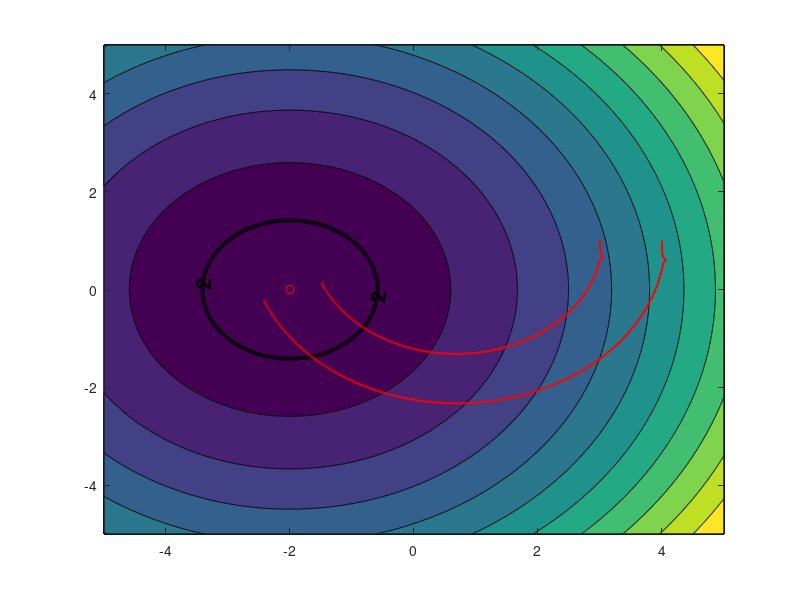

Here is the MATLAB script that generated this plot: (Note: this script raises an error after producing the figure.)
%% Problem 3 (Part 1)
clc;close all; clear all;

% Constants
p = -5:0.01:5;
c = -5:0.01:5;
[X,Y] = meshgrid(p,c);
l=0.07; 
dt = 0.002; % step size or sampling frequency
tf=3; % Final time
iterations=length(0:dt:tf); %Number of iterations
R = [0, -1; 1, 0];
k1 = 1;
thresh = .52;


% Initialization
r1_des = zeros(2,iterations);
r1_des(1,1) = 3; %Initial Position
r1_des(2,1) = 1; %Initial Position
r2_des = zeros(2,iterations);
r2_des(1,1) = 4; %Initial Position
r2_des(2,1) = 1; %Initial Position

x1_0 = r1_des(1,1);
y1_0 = r1_des(2,1); %-0.1; ??
theta1_0 = pi/2;
x1 = zeros(1,iterations-1);
y1 = zeros(1,iterations-1);
x1dot = zeros(1,iterations-1);
y1dot = zeros(1,iterations-1);
theta1 = zeros(1,iterations-1);
x1(1,1) = x1_0;
y1(1,1) = y1_0;
r0 = [-2,0]';
theta1(1,1)=theta1_0;

x2_0 = r2_des(1,1);
y2_0 = r2_des(2,1);
theta2_0 = pi/2;
x2 = zeros(1,iterations-1);
y2 = zeros(1,iterations-1);
x2dot = zeros(1,iterations-1);
y2dot = zeros(1,iterations-1);
theta2 = zeros(1,iterations-1);
x2(1,1) = x2_0;
y2(1,1) = y2_0;
r0 = [-2,0]';
r1 = [3 1];
r2 = [4 1];
theta2(1,1)=theta2_0;

Z = zeros(length(p),length(c));
for k = 1:length(p)
    for j = 1:length(c)
        Z(k,j) = (p(k)-r0(1))^2 + (c(j)-r0(2))^2; %Scalar Field
    end
end



%Prepare video
video_flag = 0;
if video_flag
    fig = figure(1);
    %pause;
    myVideo = VideoWriter('animation3_1b.mp4', 'MPEG-4');
    myVideo.FrameRate = 100;
    myVideo.Quality = 100;
    open(myVideo);
end

%Prepare plot
D = (norm(r1-r0)+norm(r2-r0))/2;
xMIN = -5;
xMAX = 5;
yMIN = -5;
yMAX = 5;

xlim([xMIN xMAX])
ylim([yMIN yMAX])
[M,d] = contourf(X,Y,Z'); hold on
[C,h] = contour(X, Y, Z', [2 2], 'k', 'LineWidth', 3); 
clabel(C,h,2,'FontWeight','bold','FontSize',15) % Label 2 contour
plot(r0(1),r0(2),'ro'); %Plot source in red

i = 2;
animate = false;
while D > thresh && i < iterations

    % Plotting (Animation)
    if animate
        fig=figure(1); 
        clf;
        pose=[x1(1,i-1);y1(1,i-1);theta1(1,i-1)];
        pose2 = [x2(1,i-1);y2(1,i-1);theta2(1,i-1)];
        [M,d] = contourf(X,Y,Z'); hold on
        [C,h] = contour(X, Y, Z', [2 2], 'k', 'LineWidth', 3); 
        clabel(C,h,2,'FontWeight','bold','FontSize',15) % Label 2 contour
        plot(x1(1,1:i-1),y1(1,1:i-1),'r', 'LineWidth', 1.5)
        plot(x2(1,1:i-1),y2(1,1:i-1),'r', 'LineWidth', 1.5)
        plot(r0(1),r0(2),'ro'); %Plot source in red
        plot_robot(pose,fig) %Plot the robot location
        plot_robot(pose2,fig) %Plot the robot location
        plot(r1(1),r1(2),'go')
        plot(r2(1),r2(2),'go')
    end
    
    % Desired Trajectory
    w = (r1_des(:,i-1) - r2_des(:,i-1)) / norm(r1_des(:,i-1) - r2_des(:,i-1));
    v = R*w;
    r1dot_des = k1*(norm(r1_des(:,i-1)-r0))^2*v;
    r1_des(:,i) = r1_des(:,i-1) + r1dot_des*dt;
    r2dot_des = k1*(norm(r2_des(:,i-1)-r0))^2*v;
    r2_des(:,i) = r2_des(:,i-1) + r2dot_des*dt;
    
    %Robot1
    % Transformation
    u1 = r1dot_des(1);
    u2 = r1dot_des(2);
    Rinv1 = [cos(theta1(1,i-1)) sin(theta1(1,i-1));-sin(theta1(1,i-1)) cos(theta1(1,i-1))];
    Lm = [1 0;0 1/l];
    vw1 = Lm*Rinv1*[u1; u2];
    v1 = vw1(1,1);
    omega1 = vw1(2,1);
    
    % Caculate velocities
    x1dot(1,i) = v1*cos(theta1(1,i-1));
    y1dot(1,i) = v1*sin(theta1(1,i-1));
    theta1dot = omega1;
    
    % Update motion
    x1(1,i)=x1(1,i-1)+dt*x1dot(1,i-1);
    y1(1,i)=y1(1,i-1)+dt*y1dot(1,i-1);
    theta1(1,i) = theta1(1,i-1)+dt*theta1dot;
    
    %Robot1
    % Transformation
    u1_2 = r2dot_des(1);
    u2_2 = r2dot_des(2);
    Rinv2 = [cos(theta2(1,i-1)) sin(theta2(1,i-1));-sin(theta2(1,i-1)) cos(theta2(1,i-1))];
    Lm = [1 0;0 1/l];
    vw2 = Lm*Rinv2*[u1_2; u2_2];
    v2 = vw2(1,1);
    omega2 = vw2(2,1);
    
    % Caculate velocities
    x2dot(1,i) = v2*cos(theta2(1,i-1));
    y2dot(1,i) = v2*sin(theta2(1,i-1));
    theta2dot = omega2;
    
    % Update motion
    x2(1,i)=x2(1,i-1)+dt*x2dot(1,i-1);
    y2(1,i)=y2(1,i-1)+dt*y2dot(1,i-1);
    theta2(1,i) = theta2(1,i-1)+dt*theta2dot;
    
    %Update D
    D = (norm(r1-r0)+norm(r2-r0))/2;

    if video_flag
        frame = getframe(gcf);
        writeVideo(myVideo, frame);
    end
    
    i = i + 1;

end

%% Plotting 
plots = true;
if plots 
    xMIN = -5;
    xMAX = 5;
    yMIN = -5;
    yMAX = 5;

    xlim([xMIN xMAX])
    ylim([yMIN yMAX])
    %Contour Plot
    Z = zeros(length(p),length(c));
    for k = 1:length(p)
        for j = 1:length(c)
            Z(k,j) = (p(k)-r0(1))^2 + (c(j)-r0(2))^2; %Scalar Field
        end
    end
    [M,d] = contourf(X,Y,Z'); hold on
    [C,h] = contour(X, Y, Z', [2 2], 'k', 'LineWidth', 3); 
    clabel(C,h,2,'FontWeight','bold','FontSize',15) % Label 2 contour
    plot(r0(1),r0(2),'ro'); %Plot source in red
    fig=figure(1);
    A = [2,50,100,200,500];
    arrowScale = [.25,.1,.1,.15,.5];
    drawArrows = false;
    %Plot Trajectory
    plot(x1(1,1:end),y1(1,1:end),'r', 'LineWidth', 1.5)
    plot(x2(1,1:end),y2(1,1:end),'r', 'LineWidth', 1.5)
    for j = 1:length(A)
        for i = A(j) 
            pose=[x1(1,i-1);y1(1,i-1);theta1(1,i-1)];
            pose2 = [x2(1,i-1);y2(1,i-1);theta2(1,i-1)];
            plot_robot(pose,fig) %Plot the robot location
            plot_robot(pose2,fig) %Plot the robot location
            if drawArrows
                qp1 = quiver(x1(1,i-1),y1(1,i-1),x1dot(1,i-1)*arrowScale(j),y1dot(1,i-1)*arrowScale(j),'m','AutoScale','off');
                qp1.LineWidth = 1.5;
                qp1.MaxHeadSize = .5;
                qp2 = quiver(x2(1,i-1),y2(1,i-1),x2dot(1,i-1)*arrowScale(j),y2dot(1,i-1)*arrowScale(j),'m','AutoScale','off');
                qp2.LineWidth = 1.5;
                qp2.MaxHeadSize = .5;
            end
        end
    end
    
    pose=[x1(1,end);y1(1,end);theta1(1,end)];
    pose2 = [x2(1,end);y2(1,end);theta2(1,end)];
    plot_robot(pose,fig) %Plot the robot final location
    plot_robot(pose2,fig) 
end


if video_flag; close(myVideo); end
